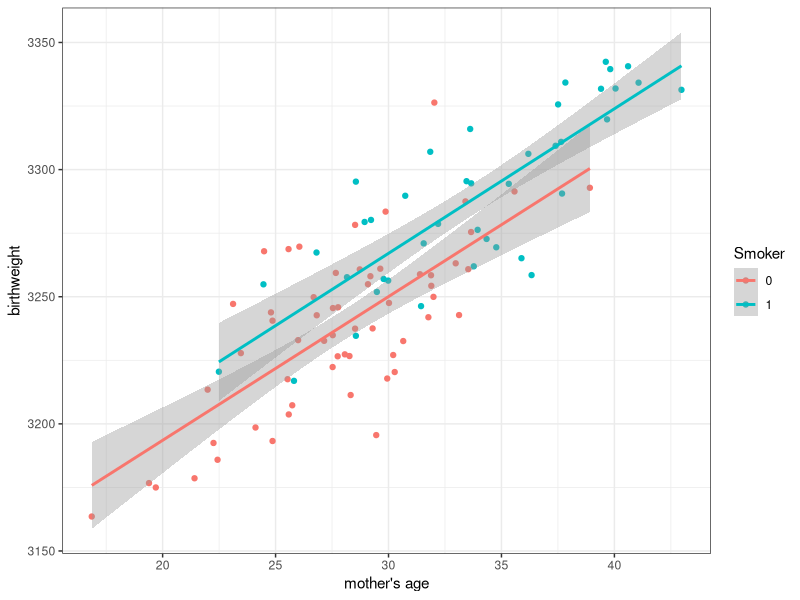
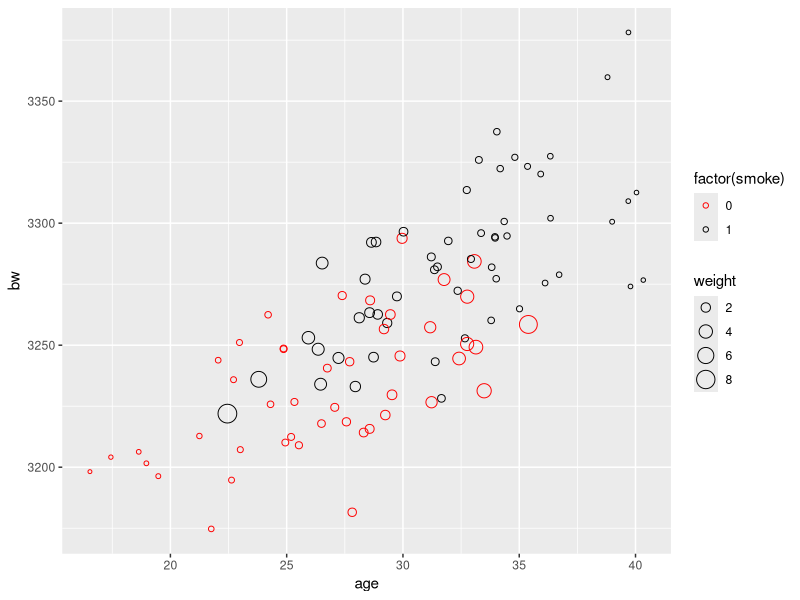

The R script that drew these images, in order: (Note: this script raises an error after producing the figures.)
## ---- chunk 1
#load some libraries
library(ggplot2)
library(dplyr)
## ---- chunk 2
df <- tbl_df(read.csv('data/cattaneo2.csv'))
print.data.frame(df[1:5,])

## ---- chunk 3
#generate some data to illustrate the potential observed mean, probability of being a 
# smoker increases with age
age=rnorm(100,30,5)
#make the probability that a mother smokes increase with age
psmoke <-  pnorm((age-mean(age))/sd(age)) 
smoke <- rbinom(100,1,psmoke) 
#create a dataframe where birthweight is an increasing function of mother's age and smoking status 
z <- data.frame(age=age,smoke=smoke,bw=3000+(5*age)+(25*smoke) + rnorm(100,100,25))
#plot birthweight for smokers and non-smokers 
ggplot(z,aes(x=age,y=bw,color=factor(smoke))) + geom_point() + geom_smooth(method='lm') + ylab("birthweight") + 
  xlab("mother's age") + scale_color_discrete(name="Smoker") + theme_bw()

## ---- chunk 4
lm.smoker <- lm(bweight~mage,data=df[df$mbsmoke=='smoker',])
pred.smoker <- predict(lm.smoker,newdata=df)
#mean(pred.smoker)

lm.ns <- lm(bweight~mage,data=df[df$mbsmoke!='smoker',])
pred.ns <- predict(lm.ns,newdata=df)
#mean(pred.ns)

#ATE using the POM approach is just the difference in mean fitted values for smokers and non-smokers
# using the two different regression models
ate <- mean(pred.smoker)-mean(pred.ns)
ate

## ---- chunk 5
#start with the same fake data we used to illustrate the POM estimator
age=rnorm(100,30,5)
psmoke <-  pnorm((age-mean(age))/sd(age))
smoke <- rbinom(100,1,psmoke)
z <- data.frame(age=age,smoke=smoke,bw=3000+(5*age)+(25*smoke) + rnorm(100,100,25))

#calculate probability weights: fit a logit model and probit then use the fitted values as 
# probabilities
logit.bw <- glm(smoke~age,data=z,family='binomial')
probit.bw <- glm(smoke~age,data=z,family=binomial(link='probit'))
pi <- predict(probit.bw,newdata=z,type="response")

#weight smokers by 1/p(i) so that weight is large when probability of being a smoker is
# small.  Weight observations on non-smokers by 1/(1-p(i)) so weights are large when 
# probability is small
z <- tbl_df(z) %>% mutate(w=pi) %>% 
    mutate(weight=ifelse(smoke==1,1/w,1/(1-w)))

ggplot(z,aes(x=age,y=bw,color=factor(smoke),size=weight)) + geom_point(shape=1) + 
  scale_color_manual(values=c("red","black")) 

## ---- chunk 6
#Treatment Model
#use the probit link for probability weights like they do in the STATA blog
probit.bw <- glm(mbsmoke~mage,data=df,family='binomial'(link='probit'))
pi <- predict(probit.bw,newdata=df,type="response")

#add inverse probability weights to the data frame
df <- tbl_df(df) %>% mutate(w=pi) %>% mutate(weight=ifelse(mbsmoke=='smoker',1/w,1/(1-w)),
                                             z=ifelse(mbsmoke=='smoker',1,0))

#Average Treatment Effect based on weighted average of groups: 
#Reference: http://onlinelibrary.wiley.com/doi/10.1002/sim.6607/epdf
weighted.mean.smoker <- (1/(sum(df$z/df$w)))*sum(df$z*df$bweight/df$w)
weighted.mean.ns <- (1/sum(((1-df$z)/(1-df$w))))*(sum(((1-df$z)*df$bweight)/(1-df$w)))

#ATE
weighted.mean.smoker - weighted.mean.ns

## ---- chunk 7

#the treatment model
pscore.df <- df %>% mutate(mage2=mage*mage) %>%
        mutate(marriedYN=ifelse(mmarried=='married',1,0),
               prenatal1YN=ifelse(prenatal1=='Yes',1,0))

ipwra.treat <- glm(factor(mbsmoke)~mage+marriedYN+fbaby+mage2+medu,data=pscore.df,family='binomial'(link='probit'))
pi <- predict(ipwra.treat,newdata=pscore.df,type="response")
df$ipwra.p <- pi
pscore.df <- df %>% mutate(ipwra.w=ifelse(mbsmoke=='smoker',1/ipwra.p,1/(1-ipwra.p)))

#Birthweight regression adjusted using the propensity score
summary(lm(bweight~factor(mbsmoke)+ipwra.p,data=pscore.df))

## ---- chunk 8
data.frame(Estimator=c('Difference in POMs','Difference in IP Weighted Means','Regression Adjustment (Propensity Score)'),TreatmentEffect=c(-277.061,-275.50,-226.88))
